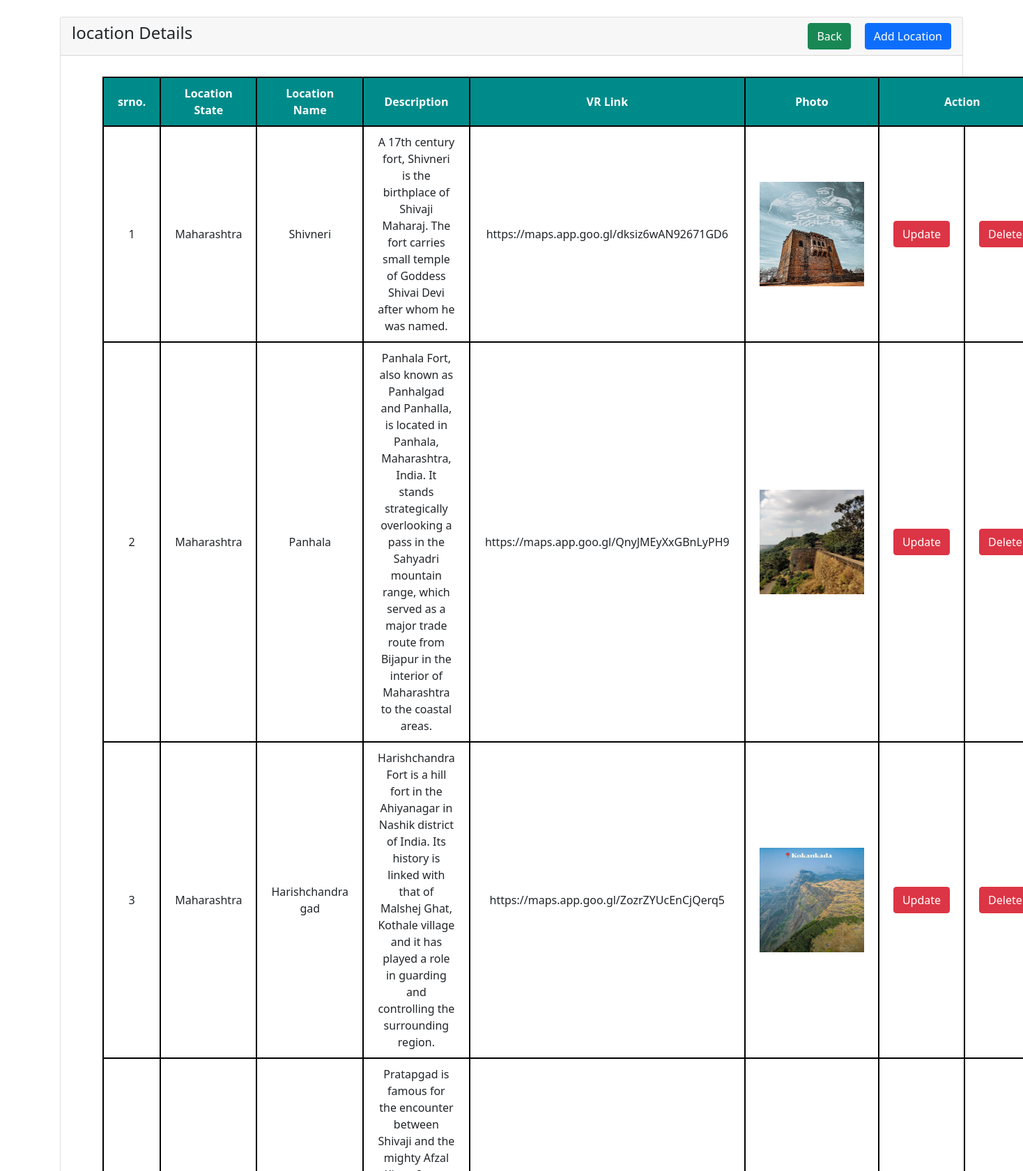
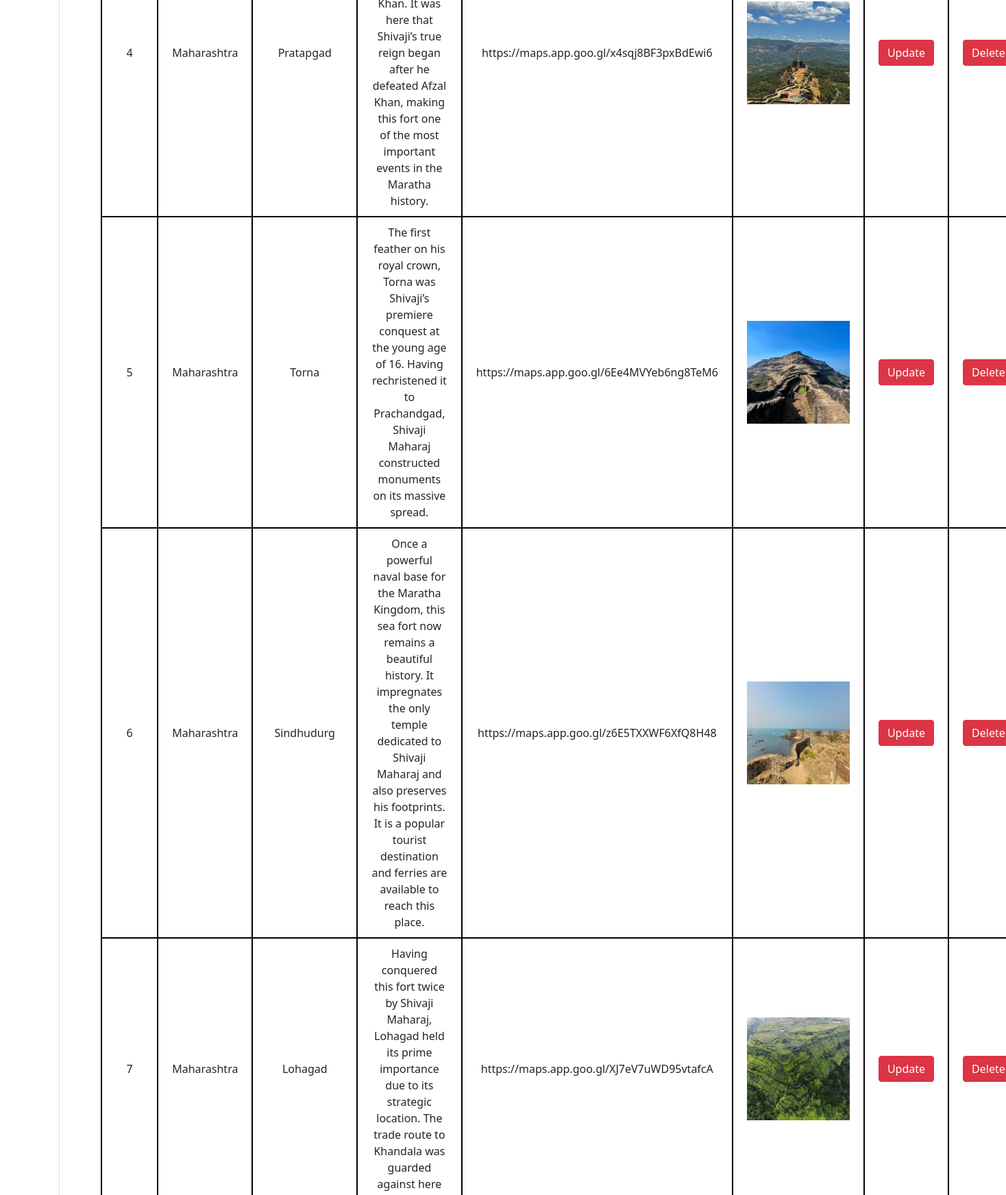
Page /admin/manage-location.php (upper part) on the committed database (2 pictures, top to bottom).
### tables this page shows
CREATE TABLE `location` (
  `srno` int(100) NOT NULL,
  `state` varchar(100) NOT NULL,
  `loc_name` text NOT NULL,
  `description` varchar(1000) NOT NULL,
  `vr` varchar(200) NOT NULL,
  `photo` varchar(200) NOT NULL
);

### admin/manage-location.php (the view, shortened to what this page needs)
<?php
require ('connection.php');
?>
<!doctype html>
<html lang="en">
<head>
    <link rel="stylesheet" href="style.css">
    <link href="https://cdn.jsdelivr.net/npm/bootstrap@5.1.3/dist/css/bootstrap.min.css" rel="stylesheet">
</head>
<body>
    <div class="container mt-4">
        <div class="row">
            <div class="col-md-12">
                <div class="card">
                    <div class="card-header">
                        <h4>location Details
                            <a href="addlocation.php" class="btn btn-primary float-end ml-2">Add Location</a>
                            <a href="dashboard.php" class="btn btn-success float-end back">Back</a>
                        </h4>
                    </div>
                    <div class="data">
                        <table>
                            <thead>
                                <tr>
                                    <th>srno.</th>
                                    <th>Location State</th>
                                    <th>Location Name</th>
                                    <th> Description</th>
                                    <th>VR Link</th>
                                    <th>Photo</th>
                                    <th colspan="2">Action</th>
                                </tr>
                            </thead>
                            <tbody>
                                <?php
                                $sr = 1;
                                $query = "SELECT * FROM `location`";
                                $result = mysqli_query($con, $query);
                                while ($row_fetch = mysqli_fetch_assoc($result)) {
                                    echo "
                                        <tr>
                                        <td>$sr<?td>
                                        <td>$row_fetch[state]<?td>
                                        <td>$row_fetch[loc_name]<?td>
                                        <td>$row_fetch[description]<?td>
                                        <td>$row_fetch[vr]<?td>
                                        <td><img src='$row_fetch[photo]' height='150px' width='150px'></td>
                                        <td><a href='update-location.php? srno= $row_fetch[srno]' class='btn btn-danger'>Update</a></td>
                                        <td><a href='delete-location.php? srno= $row_fetch[srno]' class='btn btn-danger'>Delete</a></td>
                                        ";
                                    $sr = $sr + 1;
                                }
                                ?>
                            </tbody>
                        </table>
                    </div>
                </div>
            </div>
        </div>
    </div>
</body>
</html>

### admin/style.css (style rules this page uses)
body { background-color: #080710; }
::placeholder { color: #e5e5e5; }

### admin/manage-location.php (style rules this page uses)
.back { position: absolute; right: 20vh; }
div.data { padding: 30px 60px; }
div.data table { width: 100%; border: 2px solid black; text-align: center; }
table, table td, table tr, table th { border: 2px solid black; padding: 10px 20px; border-collapse: collapse; }
table thead { background-color: darkcyan; color: white; }

### rows in the picture
location: state "Maharashtra", loc_name "Shivneri", description "A 17th century fort, Shivneri is the birthplace of Shivaji Maharaj. The fort carries small temple of Goddess Shivai Devi after whom he was named.", vr "https://maps.app.goo.gl/dksiz6wAN92671GD6", photo (picture)
location: state "Maharashtra", loc_name "Panhala", description "Panhala Fort, also known as Panhalgad and Panhalla, is located in Panhala, Maharashtra, India. It stands strategically overlooking a pass in the Sahyadri mountain range, which served as a major trade route from Bijapur in the interior of Maharashtra to the coastal areas.", vr "https://maps.app.goo.gl/QnyJMEyXxGBnLyPH9", photo (picture)
location: state "Maharashtra", loc_name "Harishchandra gad", description "Harishchandra Fort is a hill fort in the Ahiyanagar in Nashik district of India. Its history is linked with that of Malshej Ghat, Kothale village and it has played a role in guarding and controlling the surrounding region.", vr "https://maps.app.goo.gl/ZozrZYUcEnCjQerq5", photo (picture)
location: state "Maharashtra", loc_name "Pratapgad", description "Pratapgad is famous for the encounter between Shivaji and the mighty Afzal Khan. It was here that Shivaji’s true reign began after he defeated Afzal Khan, making this fort one of the most important events in the Maratha history.", vr "https://maps.app.goo.gl/x4sqj8BF3pxBdEwi6", photo (picture)
location: state "Maharashtra", loc_name "Torna", description "The first feather on his royal crown, Torna was Shivaji’s premiere conquest at the young age of 16. Having rechristened it to Prachandgad, Shivaji Maharaj constructed monuments on its massive spread.", vr "https://maps.app.goo.gl/6Ee4MVYeb6ng8TeM6", photo (picture)
location: state "Maharashtra", loc_name "Sindhudurg", description "Once a powerful naval base for the Maratha Kingdom, this sea fort now remains a beautiful history. It impregnates the only temple dedicated to Shivaji Maharaj and also preserves his footprints. It is a popular tourist destination and ferries are available to reach this place.", vr "https://maps.app.goo.gl/z6E5TXXWF6XfQ8H48", photo (picture)
location: state "Maharashtra", loc_name "Lohagad", description "Having conquered this fort twice by Shivaji Maharaj, Lohagad held its prime importance due to its strategic location. The trade route to Khandala was guarded against here", vr "https://maps.app.goo.gl/XJ7eV7uWD95vtafcA", photo (picture)
